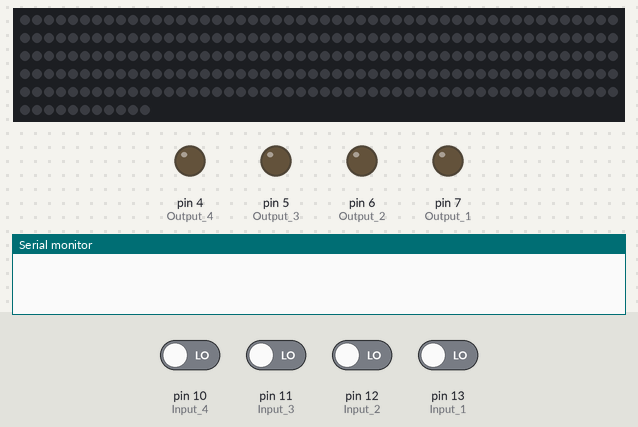
Bench run of a sketch on a simulated Arduino Mega 2560, built with avr-gcc and run on an emulated ATmega2560. On the bench: 261 RGB LEDs in strip order, left to right, continuing on the next row, output pins drawn as LEDs (lit = HIGH), the last lines printed to the serial monitor. Inputs (shaded band) come from the test bench; at power-on: pin 10 (Input_4), pin 11 (Input_3), pin 12 (Input_2), pin 13 (Input_1) LOW. Dim RGB values are drawn brighter than linear.

Above: at 1.2 s.
1.3 s: pin 10 (Input_4) driven HIGH
At 1.77 s:
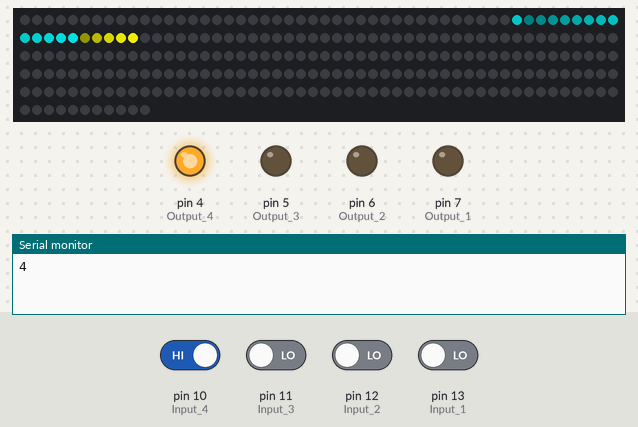
3.7 s: pin 11 (Input_3) driven HIGH
At 4.24 s:
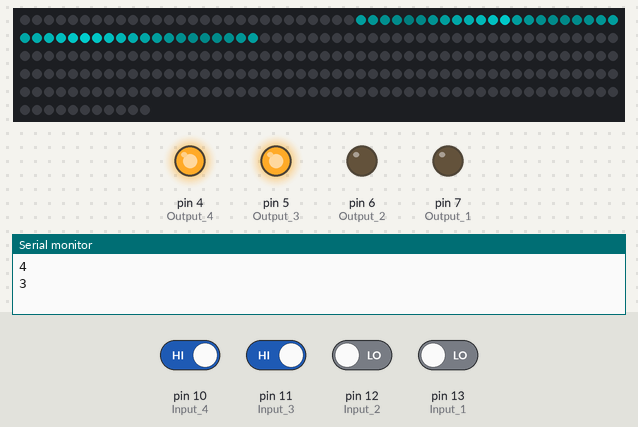
6.2 s: pin 10 (Input_4) driven LOW
At 7.3 s:
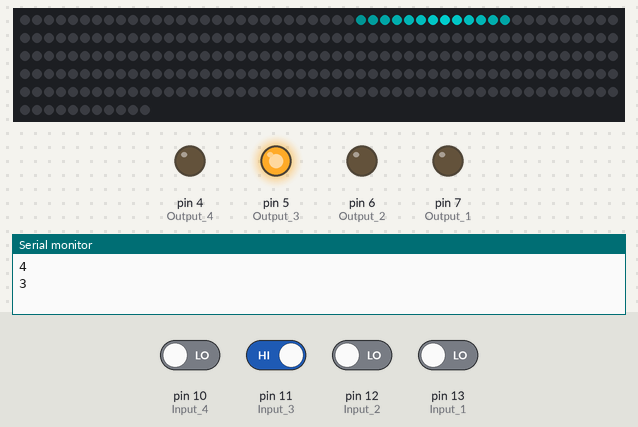
9.2 s: pin 12 (Input_2) driven HIGH
At 9.48 s:
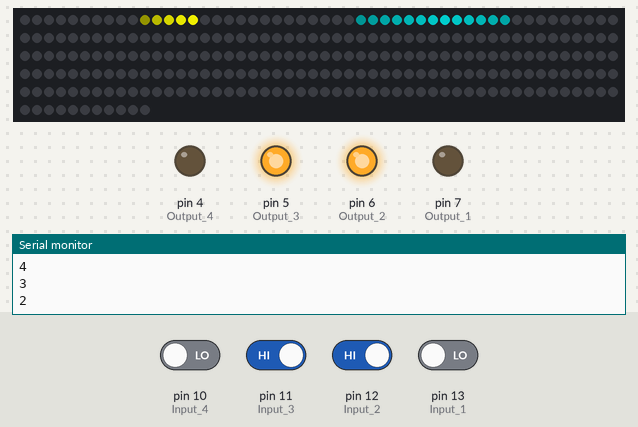
11.7 s: pin 11 (Input_3) driven LOW
At 12.28 s:
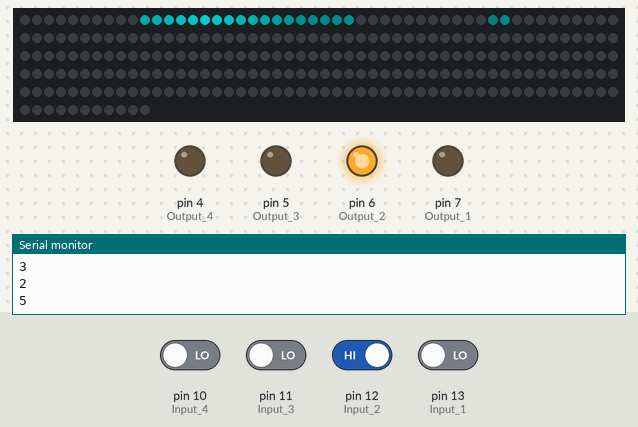
14.7 s: pin 13 (Input_1) driven HIGH
At 15.01 s:
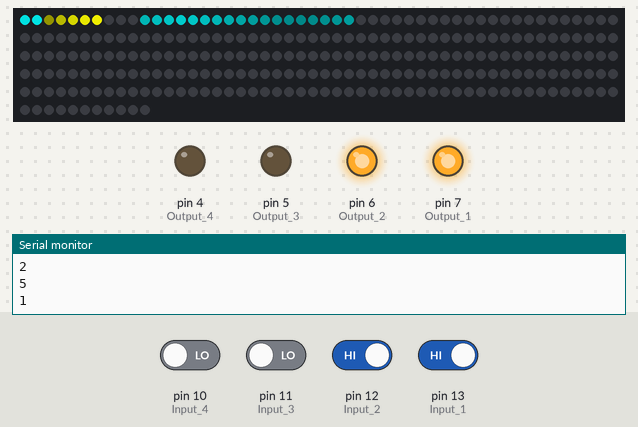
Timing chart, 0 to 17.7 s (numbered marks = the images above; inputs shaded):
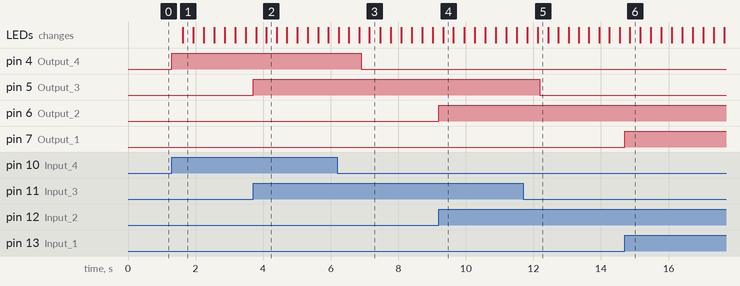

Measured:
- after the input at 1.3 s, pin 4 (Output_4): LOW → HIGH at once; the LEDs: change after 0.32 s (image 1)
- after the input at 3.7 s, pin 5 (Output_3): LOW → HIGH at once; the LEDs: first change after 0.09 s (image 2 shows a later state)
- after the input at 6.2 s, pin 4 (Output_4): HIGH → LOW after 0.70 s
- after the input at 9.2 s, pin 6 (Output_2): LOW → HIGH at once; the LEDs: change after 0.13 s (image 4)
- after the input at 11.7 s, pin 5 (Output_3): HIGH → LOW after 0.49 s
- after the input at 14.7 s, pin 7 (Output_1): LOW → HIGH at once; the LEDs: change after 0.16 s (image 6)

The sketch:

NewPipesTest.ino
```cpp
#include <Adafruit_NeoPixel.h>

#define Output_1 7 //
#define Output_2 6 //
#define Output_3 5 //
#define Output_4 4 //

#define Input_1 13 //
#define Input_2 12 //
#define Input_3 11 //
#define Input_4 10 //

#define Pixel_Pin 22 //
#define Num_Pixels 261
#define BRIGHTNESS 255

Adafruit_NeoPixel strip(Num_Pixels, Pixel_Pin, NEO_GRBW + NEO_KHZ800);

bool PullOne;
bool PullTwo;
bool PullThree;
bool PullFour;

const int Length = 20;
const int StreakLength = 5;

unsigned long CurrentTime;
struct Time {
  unsigned long LastTriggered;
  long Duration;
};

Time PipesFrame = {0,5};


struct ShiftingColor {
  int RedHue[Length];
  int GreenHue[Length];
  int BlueHue[Length];
  int WhiteHue[Length];
  int LastRed;
  int LastGreen;
  int LastBlue;
  int LastWhite;
};

ShiftingColor PipeHue;

struct StaticColor {
  int RedHue[Length];
  int GreenHue[Length];
  int BlueHue[Length];
};

StaticColor PipeLeadHue;

int StreakHue[StreakLength];

struct Pipe {
  const int Start;
  const int Length;
  bool active;
};

Pipe Toilet = {0,9,false};
Pipe Washer = {10,17,false};
Pipe Shower = {28,12, false};
Pipe Sink = {41,28,false};

struct PipeFlow {
  bool sound;
  bool active;
  bool begin;
  bool StartDraining;
  bool SewersBegin;
  int Apartment;
  int Trigger;
  int PipeStart;
  int PipeLength;
  int DrainPixel;
  int StreamPixel;
  int PooPixel;
  Time PipeWait = {0,50};
  Time PooWait = {0,60};

  void setup(int Pipe){
    if(Pipe == 1){
      Toilet.active = true;
      PipeStart = Toilet.Start;
      PipeLength = Toilet.Length;
      Trigger = Input_1;
      Apartment = Output_1;
    }
    else if(Pipe == 2){
      Washer.active = true;
      PipeStart = Washer.Start;
      PipeLength = Washer.Length;
      Trigger = Input_2;
      Apartment = Output_2;
    }
    else if(Pipe == 3){
      Shower.active = true;
      PipeStart = Shower.Start;
      PipeLength = Shower.Length;
      Trigger = Input_3;
      Apartment = Output_3;
    }
    else if(Pipe == 4){
      Sink.active = true;
      PipeStart = Sink.Start;
      PipeLength = Sink.Length;
      Trigger = Input_4;
      Apartment = Output_4;
    }
  }

  void Flow(){
    if(sound == false){
      if(PipeStart == Toilet.Start){Serial.println(1);}
      else if(PipeStart == Washer.Start){Serial.println(2);}
      else if(PipeStart == Shower.Start){Serial.println(3);}
      else if(PipeStart == Sink.Start){Serial.println(4);}

      sound = true;
    }

    for(int x = 0; x < StreamPixel; x++){
      if(x > StreamPixel - (Length - 1) && x <= PipeLength){strip.setPixelColor(PipeStart + x, 0,PipeLeadHue.GreenHue[StreamPixel-x],PipeLeadHue.BlueHue[StreamPixel-x]);} // Leading Trail
      else if(x <= PipeLength){strip.setPixelColor(PipeStart + x, 0, PipeHue.GreenHue[x - (Length * (x/Length))] + 10, PipeHue.BlueHue[x - (Length * (x/Length))] + 10);} // Flow
    }

    if(StreamPixel < PipeLength + Length){StreamPixel++;}
  }

  void Drain(){
    StartDraining = true;

    for(int x = 0; x < Length; x++){
      if(StreamPixel - x <= PipeLength && StreamPixel - x > 0){strip.setPixelColor(PipeStart + (StreamPixel - x), 0,PipeLeadHue.GreenHue[Length-1-x],PipeLeadHue.BlueHue[Length- 1 - x]);} // Leading Trail
    }

    for(int x = DrainPixel; x < StreakLength; x++){ //Flow
      if(x <= PipeLength){strip.setPixelColor(PipeStart + x, 0,PipeHue.GreenHue[x - (Length * (x/Length))] + 10, PipeHue.BlueHue[x - (Length * (x/Length))] + 10);}
    }

    for(int x = 0; x < Length; x++){
      if(DrainPixel - x < 0){break;}
      else if (DrainPixel - x <= PipeLength){strip.setPixelColor(PipeStart + (DrainPixel-x), 0,PipeLeadHue.GreenHue[x], PipeLeadHue.GreenHue[x]);} // Drain Tail
    }

    if(StreamPixel <= PipeLength + Length + 1){StreamPixel++;}
    if(DrainPixel < StreamPixel && StreamPixel > Length){DrainPixel++;}
    else if(DrainPixel == StreamPixel){ // reset
      active = false;
      StartDraining = false;
      begin = false;
      DrainPixel = 0;
      StreamPixel = 0;
      PooPixel = 0;
      PipeStart = 0;
      PipeLength = 0;
      Trigger = 0;
      digitalWrite(Apartment, LOW);
    }

    if(DrainPixel > Length){ // Turn off Active Pipe
      if(PipeStart == Toilet.Start){Toilet.active = false;}
      else if(PipeStart == Washer.Start){Washer.active = false;}
      else if(PipeStart == Shower.Start){Shower.active = false;}
      else if(PipeStart == Sink.Start){Sink.active = false;}

      if(sound == true){
        if(PipeStart == Shower.Start){Serial.println(5);}
        sound = false;
      }
    }
  }

  void Poo(){
    for(int x = 0; x < StreakLength; x++){
      if(PooPixel - x < 0){break;}
      else if(PooPixel - x < PipeLength){strip.setPixelColor(PipeStart + (PooPixel - x),StreakHue[x],StreakHue[x],0);}
    }
    if(PooPixel < PipeLength + StreakLength){PooPixel++;}
    else{SewersBegin = true;}
  }

  void run(){
    if(begin == false){
      PipeWait.LastTriggered = CurrentTime;
      PooWait.LastTriggered = CurrentTime;
      begin = true;
    }

    if(digitalRead(Trigger) == HIGH && StartDraining == false){
      digitalWrite(Apartment, HIGH);
      if(CurrentTime >= PipeWait.LastTriggered + PipeWait.Duration){Flow();}
    }

    else if((digitalRead(Trigger) == LOW || StartDraining == true) && CurrentTime >= PipeWait.LastTriggered + PipeWait.Duration){Drain();}

    if(CurrentTime > PooWait.LastTriggered + PooWait.Duration){Poo();}
  }
};

PipeFlow PipeOne;
PipeFlow PipeTwo;

void WaveUpdate(){
  for(int x=0; x < Length; x++){
    PipeHue.BlueHue[x] = (200/2)-((200/2) * sin(x * (3.14/Length)));
    PipeHue.GreenHue[x] = (200/2)-((200/2) * sin(x * (3.14/Length)));

    PipeLeadHue.GreenHue[x] = (200/2)+((200/2) * cos(x * (3.14/Length)));
    PipeLeadHue.BlueHue[x] = (200/2)+((200/2) * cos(x * (3.14/Length)));
    //Serial.println(PipeLeadHue.GreenHue[x]);
  }

  for(int x=0; x < StreakLength; x++){
    StreakHue[x] = (200/2)+((200/2)*cos(x*(3.14/StreakLength)));
  }
  PipeLeadHue.GreenHue[Length-1] = 0;
  PipeLeadHue.BlueHue[Length-1] = 0;
}

void setup() {
  strip.begin();
  strip.show();
  strip.setBrightness(BRIGHTNESS);
  Serial.begin(9600);

  pinMode(Output_1,OUTPUT);
  pinMode(Output_2,OUTPUT);
  pinMode(Output_3,OUTPUT);
  pinMode(Output_4,OUTPUT);

  pinMode(Input_1,INPUT);
  pinMode(Input_2,INPUT);
  pinMode(Input_3,INPUT);
  pinMode(Input_4,INPUT);

  WaveUpdate();
}

void PipeControl(){
  if(CurrentTime >= PipesFrame.LastTriggered + PipesFrame.Duration){
    if(digitalRead(Input_1)==HIGH && PullOne == false && Toilet.active == false){
      if(PipeOne.active == false){
        PipeOne.setup(1);
        PipeOne.active = true;
      }
      else if(PipeTwo.active == false){
        PipeTwo.setup(1);
        PipeTwo.active = true;
      }

      PullOne = true;
    }
    else if (digitalRead(Input_1) == LOW && PullOne == true){PullOne = false;}

    if(digitalRead(Input_2)==HIGH && PullTwo == false && Washer.active == false){
      if(PipeOne.active == false){
        PipeOne.setup(2);
        PipeOne.active = true;
      }
      else if(PipeTwo.active == false){
        PipeTwo.setup(2);
        PipeTwo.active = true;
      }

      PullTwo = true;
    }
    else if (digitalRead(Input_2) == LOW && PullTwo == true){PullTwo = false;}

    if(digitalRead(Input_3)==HIGH && PullThree == false && Shower.active == false){
      if(PipeOne.active == false){
        PipeOne.setup(3);
        PipeOne.active = true;
      }
      else if(PipeTwo.active == false){
        PipeTwo.setup(3);
        PipeTwo.active = true;
      }

      PullThree = true;
    }
    else if (digitalRead(Input_3) == LOW && PullThree == true){PullThree = false;}


    if(digitalRead(Input_4)==HIGH && PullFour == false && Sink.active == false){
      if(PipeOne.active == false){
        PipeOne.setup(4);
        PipeOne.active = true;
      }
      else if(PipeTwo.active == false){
        PipeTwo.setup(4);
        PipeTwo.active = true;
      }

      PullFour = true;
    }
    else if (digitalRead(Input_4) == LOW && PullFour == true){PullFour = false;}

    if(PipeOne.active == true){PipeOne.run();}
    if(PipeTwo.active == true){PipeTwo.run();}
  }
}

void loop() {
  // put your main code here, to run repeatedly:
  CurrentTime = millis();
  PipeControl();

  if(CurrentTime >= PipesFrame.LastTriggered + PipesFrame.Duration){
    PipeHue.LastBlue = PipeHue.BlueHue[Length-1];
    PipeHue.LastGreen = PipeHue.GreenHue[Length-1];

    for(int x = Length -1; x >= 0; x--){
      if(x!= 0){
        PipeHue.BlueHue[x] = PipeHue.BlueHue[x-1];
        PipeHue.GreenHue[x] = PipeHue.GreenHue[x-1];
      }
      else{
        PipeHue.BlueHue[x] = PipeHue.LastBlue;
        PipeHue.GreenHue[x] = PipeHue.LastGreen;
      }
    }
    PipesFrame.LastTriggered = CurrentTime;
  }

  strip.show();
}
```
